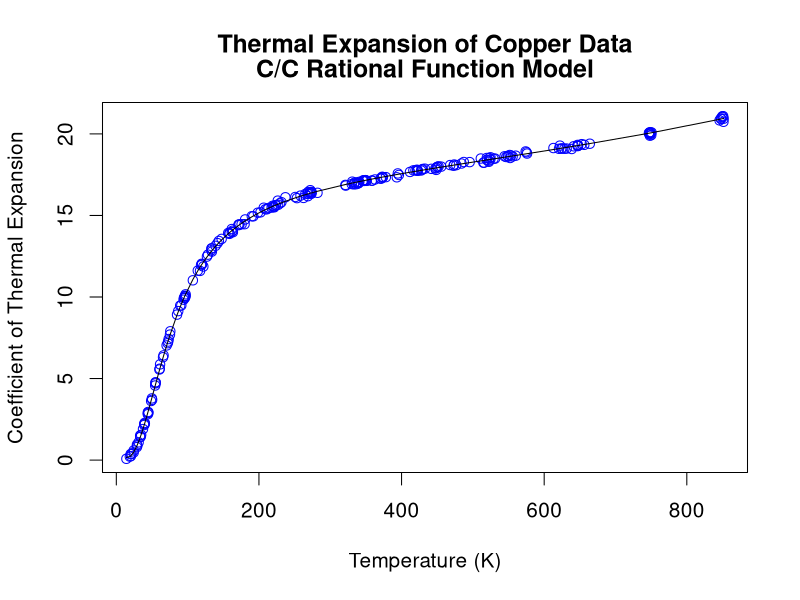
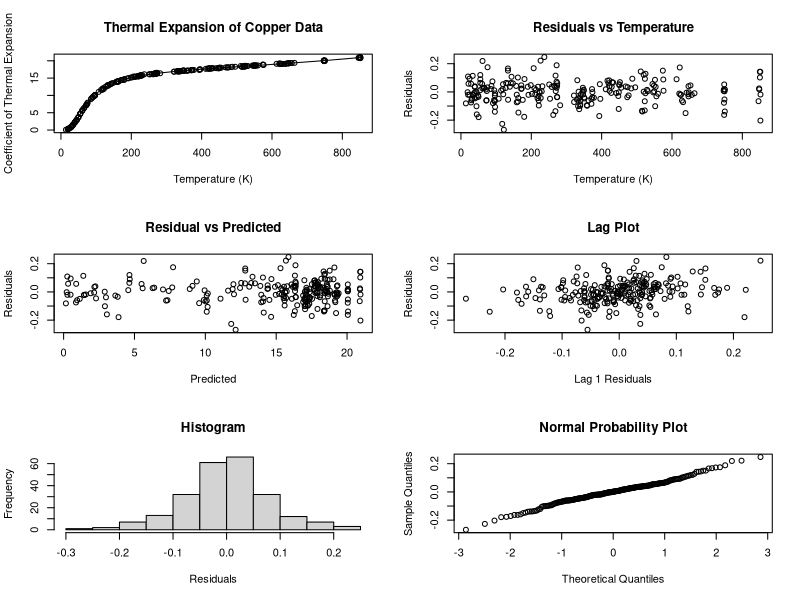
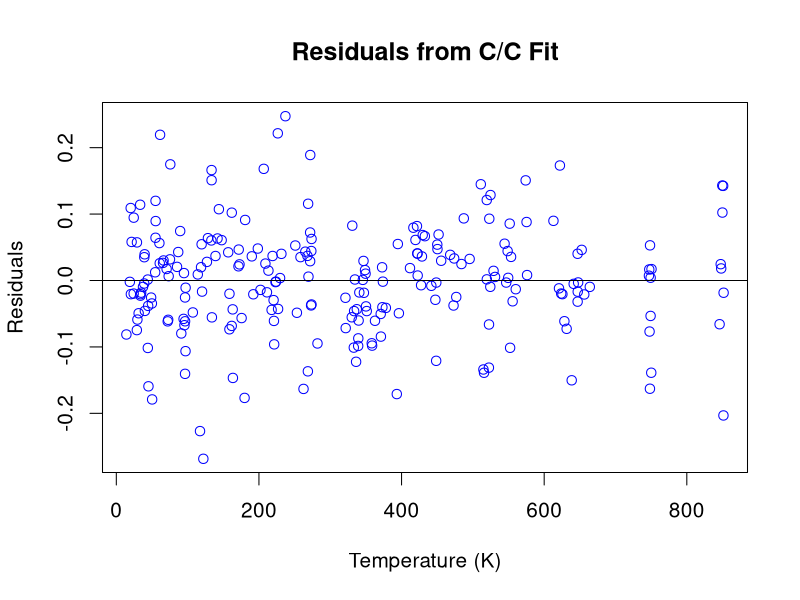

Reproduce these figures in R, in order.
######################################################################
##
## regression-4.6.4.5.R
##
## AUTHOR:       Jolene Splett
## MODIFICATION: 2007 Apr 20
## HANDBOOK:     4.6.4.4. Cubic/Cubic Rational Function Model 
## http://www.itl.nist.gov/div898/handbook/pmd/section6/pmd645.htm

######################################################################
##
## LEFT SIDE BAR:  C/C Rational Function Model

## Since the Q/Q model did not describe the data well, we next fit a 
## cubic/cubic (C/C) rational function model.

## The following 7 subset points were used to generate the starting values.

##  TEMP        THERMEXP
##  ----        --------
##   10             0
##   30             2
##   40             3
##   50             5
##  120            12
##  200            15
##  800            20

## Create vector with dependent variable, coefficient of thermal expansion
tec = c(0.591,1.547,2.902,2.894,4.703,6.307,7.030,7.898,9.470,9.484,10.072,
      10.163,11.615,12.005,12.478,12.982,12.970,13.926,14.452,14.404,
      15.190,15.550,15.528,15.499,16.131,16.438,16.387,16.549,16.872,
      16.830,16.926,16.907,16.966,17.060,17.122,17.311,17.355,17.668,
      17.767,17.803,17.765,17.768,17.736,17.858,17.877,17.912,18.046,
      18.085,18.291,18.357,18.426,18.584,18.610,18.870,18.795,19.111,
      0.367,0.796,0.892,1.903,2.150,3.697,5.870,6.421,7.422,9.944,11.023,
      11.870,12.786,14.067,13.974,14.462,14.464,15.381,15.483,15.590,
      16.075,16.347,16.181,16.915,17.003,16.978,17.756,17.808,17.868,
      18.481,18.486,19.090,16.062,16.337,16.345,16.388,17.159,17.116,
      17.164,17.123,17.979,17.974,18.007,17.993,18.523,18.669,18.617,
      19.371,19.330,0.080,0.248,1.089,1.418,2.278,3.624,4.574,5.556,
      7.267,7.695,9.136,9.959,9.957,11.600,13.138,13.564,13.871,13.994,
      14.947,15.473,15.379,15.455,15.908,16.114,17.071,17.135,17.282,
      17.368,17.483,17.764,18.185,18.271,18.236,18.237,18.523,18.627,
      18.665,19.086,0.214,0.943,1.429,2.241,2.951,3.782,4.757,5.602,
      7.169,8.920,10.055,12.035,12.861,13.436,14.167,14.755,15.168,
      15.651,15.746,16.216,16.445,16.965,17.121,17.206,17.250,17.339,
      17.793,18.123,18.490,18.566,18.645,18.706,18.924,19.100,0.375,
      0.471,1.504,2.204,2.813,4.765,9.835,10.040,11.946,12.596,13.303,
      13.922,14.440,14.951,15.627,15.639,15.814,16.315,16.334,16.430,
      16.423,17.024,17.009,17.165,17.134,17.349,17.576,17.848,18.090,
      18.276,18.404,18.519,19.133,19.074,19.239,19.280,19.101,19.398,
      19.252,19.890,20.007,19.929,19.268,19.324,20.049,20.107,20.062,
      20.065,19.286,19.972,20.088,20.743,20.830,20.935,21.035,20.930,
      21.074,21.085,20.935)

## Create vector with independent variable, temperature (K)
temp = c(24.41,34.82,44.09,45.07,54.98,65.51,70.53,75.70,89.57,91.14,96.40,
      97.19,114.26,120.25,127.08,133.55,133.61,158.67,172.74,171.31,
      202.14,220.55,221.05,221.39,250.99,268.99,271.80,271.97,321.31,
      321.69,330.14,333.03,333.47,340.77,345.65,373.11,373.79,411.82,
      419.51,421.59,422.02,422.47,422.61,441.75,447.41,448.70,472.89,
      476.69,522.47,522.62,524.43,546.75,549.53,575.29,576.00,625.55,
      20.15,28.78,29.57,37.41,39.12,50.24,61.38,66.25,73.42,95.52,
      107.32,122.04,134.03,163.19,163.48,175.70,179.86,211.27,217.78,
      219.14,262.52,268.01,268.62,336.25,337.23,339.33,427.38,428.58,
      432.68,528.99,531.08,628.34,253.24,273.13,273.66,282.10,346.62,
      347.19,348.78,351.18,450.10,450.35,451.92,455.56,552.22,553.56,
      555.74,652.59,656.20,14.13,20.41,31.30,33.84,39.70,48.83,54.50,
      60.41,72.77,75.25,86.84,94.88,96.40,117.37,139.08,147.73,158.63,
      161.84,192.11,206.76,209.07,213.32,226.44,237.12,330.90,358.72,
      370.77,372.72,396.24,416.59,484.02,495.47,514.78,515.65,519.47,
      544.47,560.11,620.77,18.97,28.93,33.91,40.03,44.66,49.87,55.16,
      60.90,72.08,85.15,97.06,119.63,133.27,143.84,161.91,180.67,
      198.44,226.86,229.65,258.27,273.77,339.15,350.13,362.75,371.03,
      393.32,448.53,473.78,511.12,524.70,548.75,551.64,574.02,623.86,
      21.46,24.33,33.43,39.22,44.18,55.02,94.33,96.44,118.82,128.48,
      141.94,156.92,171.65,190.00,223.26,223.88,231.50,265.05,269.44,
      271.78,273.46,334.61,339.79,349.52,358.18,377.98,394.77,429.66,
      468.22,487.27,519.54,523.03,612.99,638.59,641.36,622.05,631.50,
      663.97,646.90,748.29,749.21,750.14,647.04,646.89,746.90,748.43,
      747.35,749.27,647.61,747.78,750.51,851.37,845.97,847.54,849.93,
      851.61,849.75,850.98,848.23)

## Determine number of observations
len = length(tec)

## Save labels for plots
xax = "Temperature (K)"
yax = "Coefficient of Thermal Expansion"
ttl = "Thermal Expansion of Copper Data"
ttl2 = "C/C Rational Function Model"

######################################################################
##
## LEFT SIDE BAR:  Starting Values

## We used R to generate starting values based on the procedure described
## in <Section 4.6.4.2>.

## Generate starting values for C/C model
x = c(10,30,40,50,120,200,800)
y = c(0,2,3,5,12,15,20)
x2 = x*x
x3 = x*x*x
xy = -x*y
x2y = -(x*x*y)
x3y = -(x*x*x*y)
sout = lm(y~x+x2+x3+xy+x2y+x3y)
stc = sout$coef
stc

##>   (Intercept)             x            x2            x3            xy 
##> -2.323648e+00  3.530298e-01 -1.383334e-02  1.766845e-04 -3.395949e-02 
##>           x2y           x3y 
##>  1.100686e-04  7.910518e-06 

## The important information in this output are the estimates for 
## A0, A1, A2, A3, B1, B2, and B3 (B0 is always set to 1). These 
## values are used as the starting values for the fit in the next section.

######################################################################
##
## LEFT SIDE BAR:  Nonlinear Fit Output

## R was used to generate the following output for the nonlinear fit.

## Fit C/C model
out = nls(tec ~ (a0 + a1*temp + a2*temp**2 + a3*temp**3)/
          (1 + b1*temp + b2*temp**2 + b3*temp**3),
      start=list(a0=stc[1],a1=stc[2],a2=stc[3],a3=stc[4],
               b1=stc[5],b2=stc[6],b3=stc[7]))
outs = summary(out)
outs

##> Formula: tec ~ (a0 + a1 * temp + a2 * temp^2 + a3 * temp^3)/(1 + b1 * 
##>     temp + b2 * temp^2 + b3 * temp^3)

##> Parameters:
##>      Estimate Std. Error t value Pr(>|t|)    
##> a0  1.078e+00  1.707e-01   6.313 1.40e-09 ***
##> a1 -1.227e-01  1.200e-02 -10.224  < 2e-16 ***
##> a2  4.086e-03  2.251e-04  18.155  < 2e-16 ***
##> a3 -1.426e-06  2.758e-07  -5.172 5.06e-07 ***
##> b1 -5.761e-03  2.471e-04 -23.312  < 2e-16 ***
##> b2  2.405e-04  1.045e-05  23.019  < 2e-16 ***
##> b3 -1.231e-07  1.303e-08  -9.453  < 2e-16 ***
##> ---
##> Signif. codes:  0 '***' 0.001 '**' 0.01 '*' 0.05 '.' 0.1 ' ' 1 

##> Residual standard error: 0.0818 on 229 degrees of freedom

##> Correlation of Parameter Estimates:
##>    a0 a1 a2 a3 b1 b2
##> a1 B  1             
##> a2 *  B  1          
##> a3 ,  ,  +  1       
##> b1          .  1    
##> b2 *  B  B  +     1 
##> b3 ,  +  *  B  .  + 
##> attr(,"legend")
##> [1] 0 ' ' 0.3 '.' 0.6 ',' 0.8 '+' 0.9 '*' 0.95 'B' 1

## Save fit information for plotting
pred = tec - outs$resid
dfout = data.frame(pred,temp)
dfout = dfout[order(temp),]

## The above output yields the following estimated model.

##      y = \frac{1.079 - 0.122x + 0.004097x^{2} - 0.00000143x^{3}} 
##               {1 - 0.00576x + 0.000241x^{2} - 0.000000123x^{3}} 

######################################################################
##
## LEFT SIDE BAR:  Plot of C/C Rational Function Fit

## We generate a plot of the fitted rational function model with the raw data.

## Plot data and predicted curve
par(mfrow=c(1,1),ask=T,cex=1.25)
plot(temp,tec,xlab=xax,ylab=yax,col="blue")
lines(dfout$temp,dfout$pred)
title(ttl,line=2)
title(ttl2,line=1)

## The fitted function with the raw data appears to show a reasonable fit.

######################################################################
##
## LEFT SIDE BAR:  6-Plot for Model Validation

## Although the plot of the fitted function with the raw data appears 
## to show a reasonable fit, we need to validate the 
## <model assumptions 4.2.1>.  The <6-plot 1.3.3.33> is an effective 
## tool for this purpose.

## Residual 6-plot
par(mfrow=c(3,2),ask=T)
plot(temp,tec,xlab=xax, ylab=yax, main=ttl)
lines(dfout$temp,dfout$pred)
plot(temp,outs$resid, ylab="Residuals", xlab="Temperature (K)",
     main="Residuals vs Temperature")
plot(pred,outs$resid, ylab="Residuals", xlab="Predicted",
     main="Residual vs Predicted")
plot(outs$resid[2:len],outs$resid[1:len-1], ylab="Residuals",
     xlab="Lag 1 Residuals", main="Lag Plot")
hist(outs$resid, ylab="Frequency", xlab="Residuals", 
     main="Histogram")
qqnorm(outs$resid, main="Normal Probability Plot")

## The 6-plot indicates no significant violation of the model 
## assumptions. That is, the errors appear to have constant 
## location and scale (from the residual plot in row 1, column 2), 
## seem to be random (from the lag plot in row 2, column 1), and 
## approximated well by a normal distribution (from the histogram 
## and normal probability plots in row 2, columns 2 and 3).

######################################################################
##
## LEFT SIDE BAR:  Residual Plot

## We generate a full-sized residual plot to show more detail.

## Enlarged residual plot
par(mfrow=c(1,1),ask=T,cex=1.25)
plot(temp,outs$resid, ylab="Residuals", xlab="Temperature (K)",
     main="Residuals from C/C Fit",col="blue")
abline(h=0)

## The full-sized residual plot suggests that the assumptions of 
## constant location and scale for the errors are valid.  No 
## distinguishing pattern is evident in the residuals.

######################################################################
##
## LEFT SIDE BAR:  Conclusion

## We conclude that the cubic/cubic rational function model does in 
## fact provide a satisfactory model for this data set.

######################################################################
## ================================================================ ##
######################################################################
